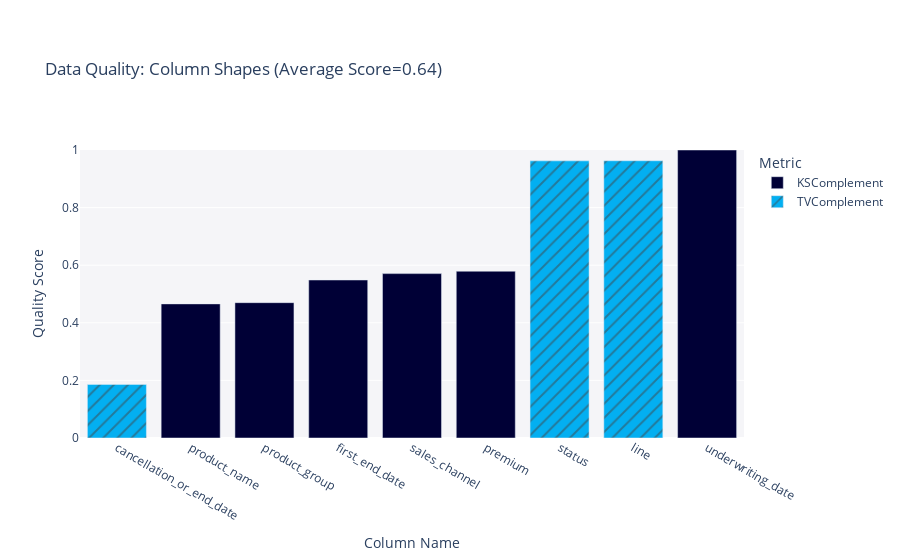

Notebook code for this chart:
### Code cell
fig = report.get_visualization(
    property_name='Column Shapes',
    table_name='policy')

fig.show()

### Figure 1 — Plotly figure (JSON) as saved in the notebook; plotly's stock layout.template omitted (floating-point values rounded to 4 significant figures)
{"data": [{"alignmentgroup": "True", "customdata": [["KSComplement"], ["KSComplement"], ["KSComplement"], ["KSComplement"], ["KSComplement"], ["KSComplement"]], "hovertemplate": "<b>%{hovertext}</b><br><br>Metric=%{customdata[0]}<br>Quality Score=%{y}<extra></extra>", "hovertext": ["underwriting_date", "first_end_date", "sales_channel", "premium", "product_name", "product_group"], "legendgroup": "KSComplement", "marker": {"color": "#000036", "pattern": {"shape": ""}}, "name": "KSComplement", "offsetgroup": "KSComplement", "orientation": "v", "showlegend": true, "textposition": "auto", "type": "bar", "x": ["underwriting_date", "first_end_date", "sales_channel", "premium", "product_name", "product_group"], "xaxis": "x", "y": [1, 0.5486, 0.5708, 0.5791, 0.4656, 0.4699], "yaxis": "y"}, {"alignmentgroup": "True", "customdata": [["TVComplement"], ["TVComplement"], ["TVComplement"]], "hovertemplate": "<b>%{hovertext}</b><br><br>Metric=%{customdata[0]}<br>Quality Score=%{y}<extra></extra>", "hovertext": ["cancellation_or_end_date", "status", "line"], "legendgroup": "TVComplement", "marker": {"color": "#03AFF1", "pattern": {"shape": "/"}}, "name": "TVComplement", "offsetgroup": "TVComplement", "orientation": "v", "showlegend": true, "textposition": "auto", "type": "bar", "x": ["cancellation_or_end_date", "status", "line"], "xaxis": "x", "y": [0.186, 0.9623, 0.9627], "yaxis": "y"}], "layout": {"barmode": "relative", "legend": {"title": {"text": "Metric"}, "tracegroupgap": 0}, "margin": {"t": 150}, "plot_bgcolor": "#F5F5F8", "title": {"text": "Data Quality: Column Shapes (Average Score=0.64)"}, "xaxis": {"anchor": "y", "categoryorder": "total ascending", "domain": [0, 1], "title": {"text": "Column Name"}}, "yaxis": {"anchor": "x", "domain": [0, 1], "range": [0, 1], "title": {"text": "Quality Score"}}}}
